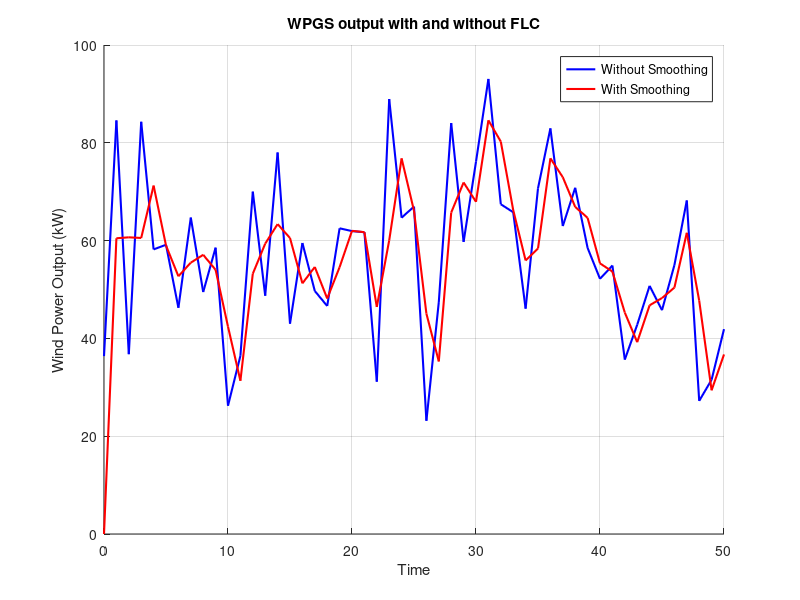

The MATLAB script that drew this image:
close all;
clc;
clear;

% Generate random load power profile with fluctuations
mean_load_power = 50; % Mean load power (kW)
fluctuation_amplitude = 10; % Amplitude of fluctuations (kW)
noise_level = 15; % Noise level to add randomness (kW)

time = 0:1:50; % Time vector

% Generate random fluctuations
fluctuations = fluctuation_amplitude * sin(2*pi*0.01*time); 

% Add noise to the fluctuations
noise = noise_level * randn(size(time));
fluctuations = fluctuations + noise;
% Generate load power profile
load_power_profile = mean_load_power + fluctuations;

% Define fuzzy logic controller parameters
threshold = 3;

% Define fuzzy logic membership functions
small_diff = @(x) max(0, min(1, (threshold - x) / threshold));
large_diff = @(x) max(0, min(1, x / threshold));

% Apply fuzzy logic controller to smooth the load power profile
for i = 2:length(load_power_profile)
    diff = abs(load_power_profile(i) - load_power_profile(i-1));
    % Calculate membership degrees
    small_diff_degree = small_diff(diff);
    large_diff_degree = large_diff(diff);
    % Defuzzify to get smoothed value
    smoothed_load_power_profile(i) = small_diff_degree * load_power_profile(i) + large_diff_degree * (load_power_profile(i) + load_power_profile(i-1)) / 2;
end


% Plot original, smoothed, and fuzzy smoothed load power profiles
figure;
hold on;
plot(time, load_power_profile, 'b', 'LineWidth', 1.5);
plot(time, smoothed_load_power_profile, 'r', 'LineWidth', 1.5);
title('WPGS output with and without FLC');
legend('Without Smoothing','With Smoothing')
xlabel('Time');
ylabel('Wind Power Output (kW)');
grid on;
hold off;

% Calculate standard deviation using built-in functions
std_dev_original = std(load_power_profile);
std_dev_smoothed = std(smoothed_load_power_profile);

fprintf('Standard Deviation of Original Load Power Profile: %.2f kW\n', std_dev_original);
fprintf('Standard Deviation of Smoothed Load Power Profile: %.2f kW\n', std_dev_smoothed);
